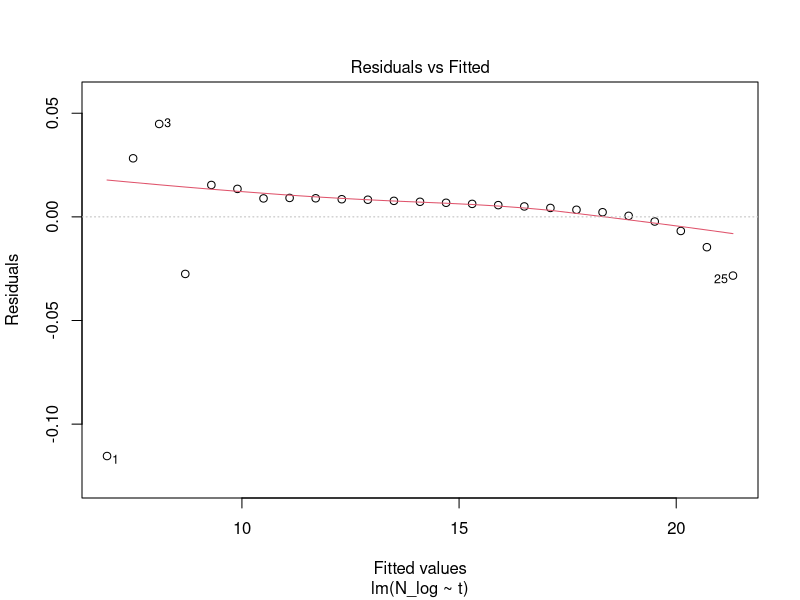
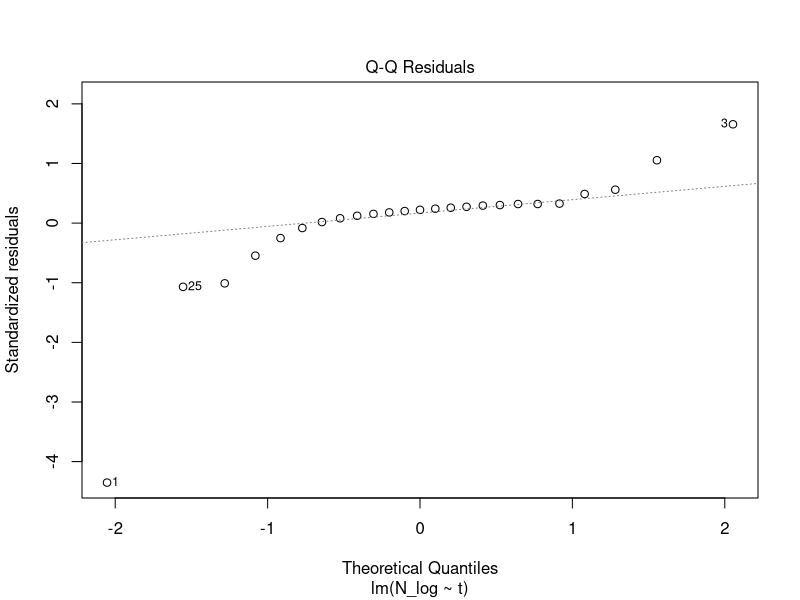
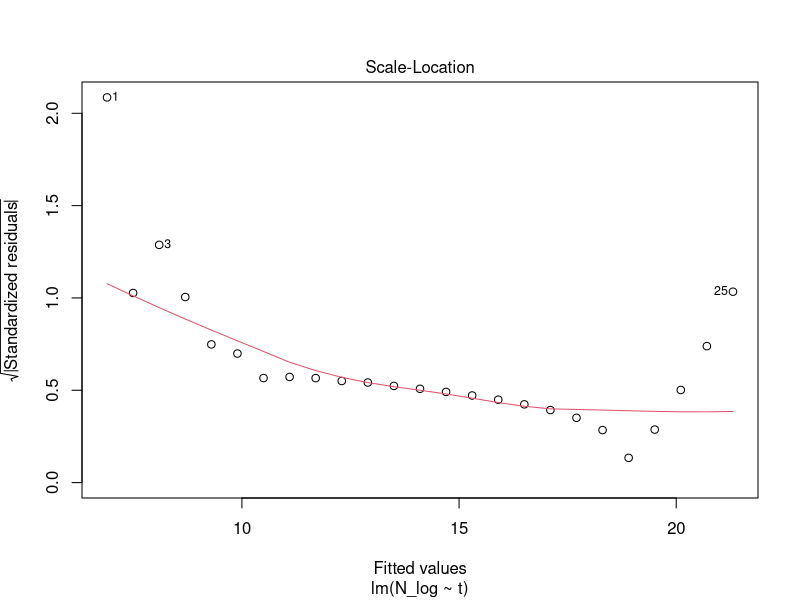
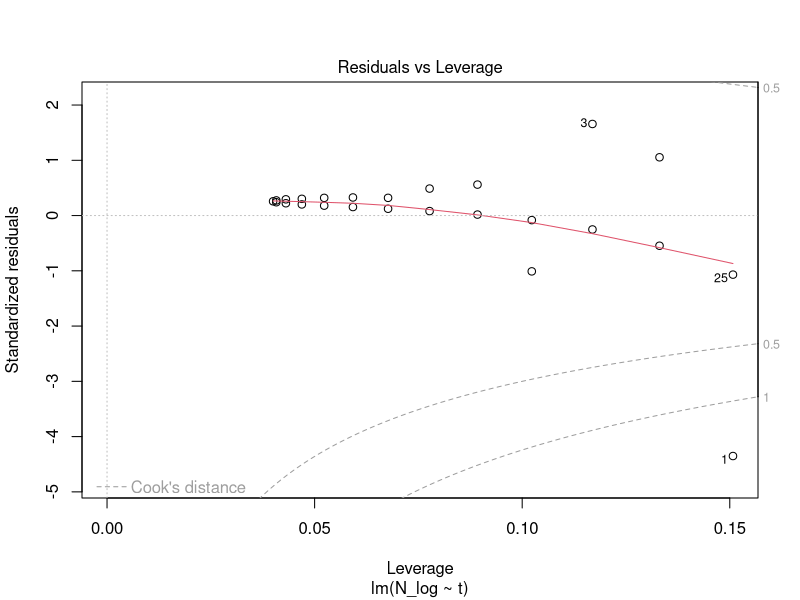

These charts were generated, in order, by the following R code: (Note: this script raises an error after producing the figures.)
#Script to estimate the model parameters using a linear approximation

library(dplyr)

growth_data <- read.csv("experiment.csv")

#Case 1. K >> N0, t is small

data_subset1 <- growth_data %>% filter(t<1500) %>% mutate(N_log = log(N))

model1 <- lm(N_log ~ t, data_subset1)
summary(model1)

plot(model1)
ggplot(data_subset1, aes(N_log, t)) + 
  geom_point() + 
  geom_smooth()

cor.test(data_subset1$N_log, data_subset1$t)

#Case 2. N(t) = K

data_subset2 <- growth_data %>% filter(t>2500)

model2 <- lm(N ~ 1, data_subset2)
summary(model2)

ggplot(data_subset2, aes(N, 1)) + 
  geom_point() + 
  geom_smooth()

ggplot(growth_data, aes(t, N)) + 
  geom_point() + 
  geom_smooth()
